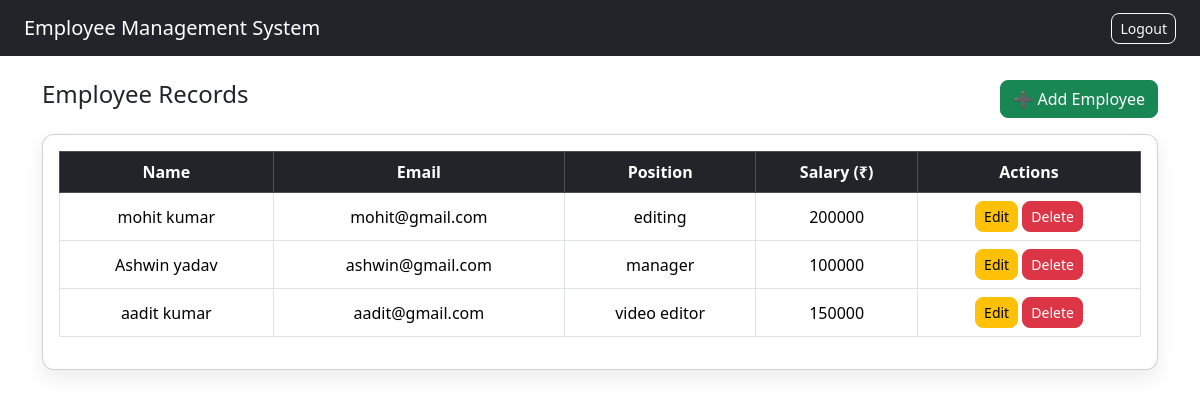
Screenshot of /dashboard (signed in) with the database file from the repository.
### tables this page shows
CREATE TABLE employee (
            id INTEGER PRIMARY KEY,
            name TEXT,
            email TEXT,
            position TEXT,
            salary INTEGER
        );

### app.py (the view)
@app.route("/dashboard")
@login_required
def dashboard():
    db = get_db()
    employees = db.execute("SELECT * FROM employee").fetchall()
    return render_template("dashboard.html", employees=employees)

### app.py (called while the page is built)
def get_db():
    return sqlite3.connect("employees.db")

@login_manager.user_loader
def load_user(user_id):
    return Admin(user_id)

### templates/dashboard.html (shortened to what this page needs)
<!DOCTYPE html>
<html lang="en">
<head>
    <link href="https://cdn.jsdelivr.net/npm/bootstrap@5.3.2/dist/css/bootstrap.min.css" rel="stylesheet">
    <link rel="stylesheet" href="{{ url_for('static', filename='style.css') }}">
</head>
<body>
<nav class="navbar navbar-dark bg-dark px-4">
    <span class="navbar-brand">Employee Management System</span>
    <a href="/logout" class="btn btn-outline-light btn-sm">Logout</a>
</nav>
<div class="container mt-4">
    <div class="d-flex justify-content-between mb-3">
        <h4>Employee Records</h4>
        <a href="/add" class="btn btn-success">➕ Add Employee</a>
    </div>
    <div class="card">
        <div class="card-body">
            <table class="table table-bordered table-hover text-center align-middle">
                <thead class="table-dark">
                    <tr>
                        <th>Name</th>
                        <th>Email</th>
                        <th>Position</th>
                        <th>Salary (₹)</th>
                        <th>Actions</th>
                    </tr>
                </thead>
                <tbody>
                {% for e in employees %}
                    <tr>
                        <td>{{ e[1] }}</td>
                        <td>{{ e[2] }}</td>
                        <td>{{ e[3] }}</td>
                        <td>{{ e[4] }}</td>
                        <td>
                            <a href="/edit/{{ e[0] }}" class="btn btn-warning btn-sm">Edit</a>
                            <a href="/delete/{{ e[0] }}"
                               class="btn btn-danger btn-sm"
                               onclick="return confirm('Delete this employee?')">
                               Delete
                            </a>
                        </td>
                    </tr>
                {% endfor %}
                </tbody>
            </table>
        </div>
    </div>
</div>
</body>
</html>

### static/style.css (style rules this page uses)
body { font-family: 'Segoe UI', sans-serif; }
.card { border-radius: 12px; box-shadow: 0 8px 20px rgba(0,0,0,0.08); }
table th, table td { vertical-align: middle; }
.btn { border-radius: 8px; }

### rows the page displays
employee: name "mohit kumar", email "mohit@gmail.com", position "editing", salary "200000"
employee: name "Ashwin yadav", email "ashwin@gmail.com", position "manager", salary "100000"
employee: name "aadit kumar", email "aadit@gmail.com", position "video editor", salary "150000"
